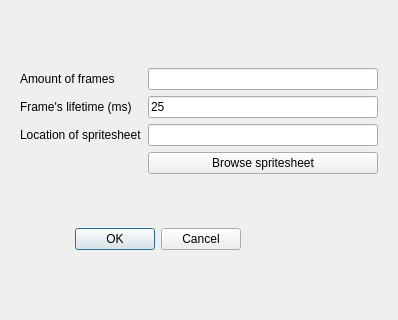
<?xml version="1.0" encoding="UTF-8"?>
<ui version="4.0">
 <class>Dialog</class>
 <widget class="QDialog" name="Dialog">
  <property name="geometry">
   <rect>
    <x>0</x>
    <y>0</y>
    <width>398</width>
    <height>320</height>
   </rect>
  </property>
  <property name="windowTitle">
   <string>Dialog</string>
  </property>
  <layout class="QHBoxLayout" name="horizontalLayout">
   <item>
    <widget class="QWidget" name="" native="true">
     <property name="sizePolicy">
      <sizepolicy hsizetype="Expanding" vsizetype="Expanding">
       <horstretch>0</horstretch>
       <verstretch>0</verstretch>
      </sizepolicy>
     </property>
     <layout class="QVBoxLayout" name="verticalLayout">
      <item>
       <layout class="QGridLayout" name="gridLayout">
        <item row="2" column="1">
         <widget class="QLineEdit" name="le_lifetime">
          <property name="text">
           <string>25</string>
          </property>
         </widget>
        </item>
        <item row="5" column="1">
         <widget class="QPushButton" name="browse_spritesheet">
          <property name="text">
           <string>Browse spritesheet</string>
          </property>
         </widget>
        </item>
        <item row="0" column="0">
         <widget class="QLabel" name="label">
          <property name="text">
           <string>Amount of frames</string>
          </property>
         </widget>
        </item>
        <item row="0" column="1">
         <widget class="QLineEdit" name="le_frameCount"/>
        </item>
        <item row="2" column="0">
         <widget class="QLabel" name="label_3">
          <property name="text">
           <string>Frame's lifetime (ms)</string>
          </property>
         </widget>
        </item>
        <item row="3" column="0">
         <widget class="QLabel" name="label_2">
          <property name="text">
           <string>Location of spritesheet</string>
          </property>
         </widget>
        </item>
        <item row="3" column="1">
         <widget class="QLineEdit" name="le_spritesheet_location"/>
        </item>
       </layout>
      </item>
      <item>
       <widget class="QDialogButtonBox" name="buttonBox">
        <property name="maximumSize">
         <size>
          <width>221</width>
          <height>16777215</height>
         </size>
        </property>
        <property name="layoutDirection">
         <enum>Qt::LeftToRight</enum>
        </property>
        <property name="orientation">
         <enum>Qt::Horizontal</enum>
        </property>
        <property name="standardButtons">
         <set>QDialogButtonBox::Cancel|QDialogButtonBox::Ok</set>
        </property>
       </widget>
      </item>
     </layout>
    </widget>
   </item>
  </layout>
 </widget>
 <resources/>
 <connections/>
</ui>
